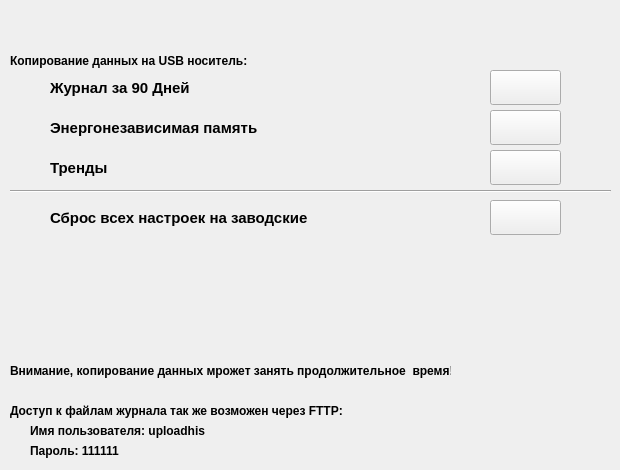
     <widget class="QWidget" name="Settings_Engineering_Menu_Backup_page">
      <widget class="QLabel" name="label_251">
       <property name="geometry">
        <rect>
         <x>10</x>
         <y>50</y>
         <width>241</width>
         <height>21</height>
        </rect>
       </property>
       <property name="font">
        <font>
         <family>Arial</family>
         <pointsize>9</pointsize>
         <weight>75</weight>
         <bold>true</bold>
        </font>
       </property>
       <property name="text">
        <string>Копирование данных на USB носитель:</string>
       </property>
      </widget>
      <widget class="QLabel" name="label_252">
       <property name="geometry">
        <rect>
         <x>10</x>
         <y>70</y>
         <width>40</width>
         <height>35</height>
        </rect>
       </property>
       <property name="text">
        <string/>
       </property>
      </widget>
      <widget class="QLabel" name="label_253">
       <property name="geometry">
        <rect>
         <x>10</x>
         <y>110</y>
         <width>40</width>
         <height>35</height>
        </rect>
       </property>
       <property name="text">
        <string/>
       </property>
      </widget>
      <widget class="QLabel" name="label_254">
       <property name="geometry">
        <rect>
         <x>10</x>
         <y>150</y>
         <width>40</width>
         <height>35</height>
        </rect>
       </property>
       <property name="text">
        <string/>
       </property>
      </widget>
      <widget class="QLabel" name="label_255">
       <property name="geometry">
        <rect>
         <x>50</x>
         <y>70</y>
         <width>331</width>
         <height>35</height>
        </rect>
       </property>
       <property name="font">
        <font>
         <family>Arial</family>
         <pointsize>11</pointsize>
         <weight>75</weight>
         <bold>true</bold>
        </font>
       </property>
       <property name="text">
        <string>Журнал за 90 Дней</string>
       </property>
      </widget>
      <widget class="QLabel" name="label_256">
       <property name="geometry">
        <rect>
         <x>50</x>
         <y>110</y>
         <width>331</width>
         <height>35</height>
        </rect>
       </property>
       <property name="font">
        <font>
         <family>Arial</family>
         <pointsize>11</pointsize>
         <weight>75</weight>
         <bold>true</bold>
        </font>
       </property>
       <property name="text">
        <string>Энергонезависимая память</string>
       </property>
      </widget>
      <widget class="QLabel" name="label_257">
       <property name="geometry">
        <rect>
         <x>50</x>
         <y>150</y>
         <width>331</width>
         <height>35</height>
        </rect>
       </property>
       <property name="font">
        <font>
         <family>Arial</family>
         <pointsize>11</pointsize>
         <weight>75</weight>
         <bold>true</bold>
        </font>
       </property>
       <property name="text">
        <string>Тренды</string>
       </property>
      </widget>
      <widget class="QPushButton" name="engineering_menu_backup_save_trends_pushButton">
       <property name="geometry">
        <rect>
         <x>490</x>
         <y>150</y>
         <width>71</width>
         <height>35</height>
        </rect>
       </property>
       <property name="font">
        <font>
         <family>Arial</family>
         <pointsize>11</pointsize>
         <weight>75</weight>
         <bold>true</bold>
        </font>
       </property>
       <property name="text">
        <string/>
       </property>
      </widget>
      <widget class="QLabel" name="label_264">
       <property name="geometry">
        <rect>
         <x>560</x>
         <y>70</y>
         <width>40</width>
         <height>35</height>
        </rect>
       </property>
       <property name="text">
        <string/>
       </property>
      </widget>
      <widget class="QLabel" name="label_267">
       <property name="geometry">
        <rect>
         <x>560</x>
         <y>110</y>
         <width>40</width>
         <height>35</height>
        </rect>
       </property>
       <property name="text">
        <string/>
       </property>
      </widget>
      <widget class="QLabel" name="label_265">
       <property name="geometry">
        <rect>
         <x>560</x>
         <y>150</y>
         <width>40</width>
         <height>35</height>
        </rect>
       </property>
       <property name="text">
        <string/>
       </property>
      </widget>
      <widget class="QLabel" name="label_258">
       <property name="geometry">
        <rect>
         <x>10</x>
         <y>200</y>
         <width>40</width>
         <height>35</height>
        </rect>
       </property>
       <property name="text">
        <string/>
       </property>
      </widget>
      <widget class="QLabel" name="label_259">
       <property name="geometry">
        <rect>
         <x>50</x>
         <y>200</y>
         <width>331</width>
         <height>35</height>
        </rect>
       </property>
       <property name="font">
        <font>
         <family>Arial</family>
         <pointsize>11</pointsize>
         <weight>75</weight>
         <bold>true</bold>
        </font>
       </property>
       <property name="text">
        <string>Сброс всех настроек на заводские</string>
       </property>
      </widget>
      <widget class="QLabel" name="label_266">
       <property name="geometry">
        <rect>
         <x>560</x>
         <y>200</y>
         <width>40</width>
         <height>35</height>
        </rect>
       </property>
       <property name="text">
        <string/>
       </property>
      </widget>
      <widget class="QPushButton" name="engineering_menu_backup_factory_all_settings_pushButton">
       <property name="geometry">
        <rect>
         <x>490</x>
         <y>200</y>
         <width>71</width>
         <height>35</height>
        </rect>
       </property>
       <property name="font">
        <font>
         <family>Arial</family>
         <pointsize>11</pointsize>
         <weight>75</weight>
         <bold>true</bold>
        </font>
       </property>
       <property name="text">
        <string/>
       </property>
      </widget>
      <widget class="QPushButton" name="engineering_menu_backup_save_energy_independent_memory_pushButton">
       <property name="geometry">
        <rect>
         <x>490</x>
         <y>110</y>
         <width>71</width>
         <height>35</height>
        </rect>
       </property>
       <property name="font">
        <font>
         <family>Arial</family>
         <pointsize>11</pointsize>
         <weight>75</weight>
         <bold>true</bold>
        </font>
       </property>
       <property name="text">
        <string/>
       </property>
      </widget>
      <widget class="QPushButton" name="engineering_menu_backup_save_90_days_of_journal_pushButton">
       <property name="geometry">
        <rect>
         <x>490</x>
         <y>70</y>
         <width>71</width>
         <height>35</height>
        </rect>
       </property>
       <property name="font">
        <font>
         <family>Arial</family>
         <pointsize>11</pointsize>
         <weight>75</weight>
         <bold>true</bold>
        </font>
       </property>
       <property name="text">
        <string/>
       </property>
      </widget>
      <widget class="Line" name="line_25">
       <property name="geometry">
        <rect>
         <x>10</x>
         <y>190</y>
         <width>601</width>
         <height>2</height>
        </rect>
       </property>
       <property name="frameShadow">
        <enum>QFrame::Sunken</enum>
       </property>
       <property name="orientation">
        <enum>Qt::Horizontal</enum>
       </property>
      </widget>
      <widget class="QLabel" name="label_260">
       <property name="geometry">
        <rect>
         <x>10</x>
         <y>360</y>
         <width>441</width>
         <height>21</height>
        </rect>
       </property>
       <property name="font">
        <font>
         <family>Arial</family>
         <pointsize>9</pointsize>
         <weight>75</weight>
         <bold>true</bold>
        </font>
       </property>
       <property name="text">
        <string>Внимание, копирование данных мрожет занять продолжительное  время!</string>
       </property>
      </widget>
      <widget class="QLabel" name="label_261">
       <property name="geometry">
        <rect>
         <x>10</x>
         <y>400</y>
         <width>341</width>
         <height>21</height>
        </rect>
       </property>
       <property name="font">
        <font>
         <family>Arial</family>
         <pointsize>9</pointsize>
         <weight>75</weight>
         <bold>true</bold>
        </font>
       </property>
       <property name="text">
        <string>Доступ к файлам журнала так же возможен через FTTP:</string>
       </property>
      </widget>
      <widget class="QLabel" name="label_262">
       <property name="geometry">
        <rect>
         <x>30</x>
         <y>420</y>
         <width>181</width>
         <height>21</height>
        </rect>
       </property>
       <property name="font">
        <font>
         <family>Arial</family>
         <pointsize>9</pointsize>
         <weight>75</weight>
         <bold>true</bold>
        </font>
       </property>
       <property name="text">
        <string>Имя пользователя: uploadhis</string>
       </property>
      </widget>
      <widget class="QLabel" name="label_263">
       <property name="geometry">
        <rect>
         <x>30</x>
         <y>440</y>
         <width>181</width>
         <height>21</height>
        </rect>
       </property>
       <property name="font">
        <font>
         <family>Arial</family>
         <pointsize>9</pointsize>
         <weight>75</weight>
         <bold>true</bold>
        </font>
       </property>
       <property name="text">
        <string>Пароль: 111111</string>
       </property>
      </widget>
     </widget>
